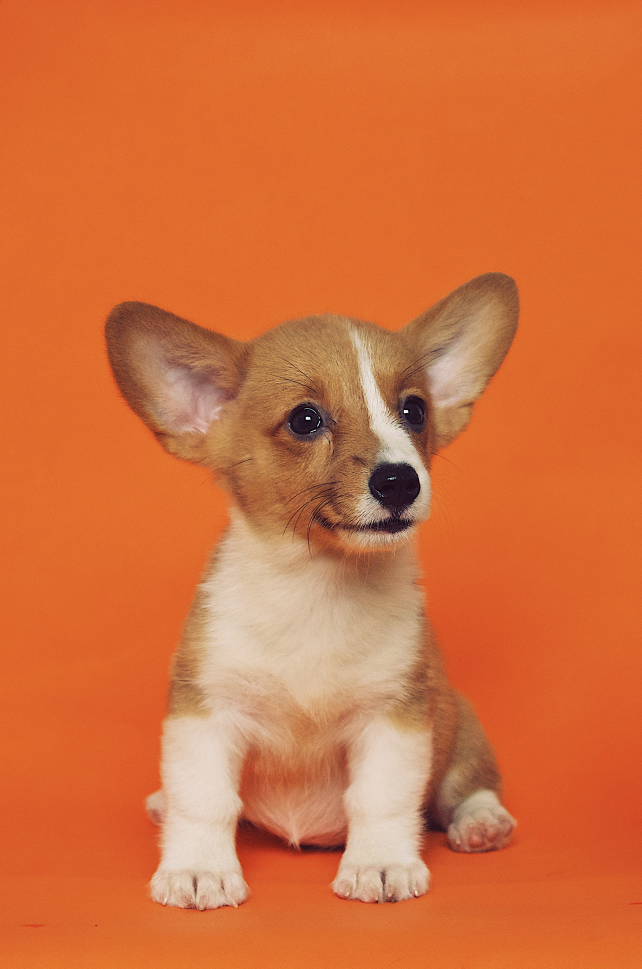
#> input picture OpenCV/dev/OpenCV/Photos/dog1.jpg, 2568 x 3876 px, found by its file name (shown at 1/4 size)
$ python draw.py
#> lines starting #> are read from the running program, lines starting #| are printed output that depends on the picture
import cv2 as cv
import numpy as np

blankImage = np.zeros((500,500,3), dtype = 'uint8')
cv.imshow('Blank', blankImage)

img = cv.imread('OpenCV/dev/OpenCV/Photos/dog1.jpg')
#> img is the input picture: shape (3876, 2568, 3); mean B, G, R 61.6, 111.9, 210.9
cv.imshow('Dog', img)

# 1. paint the image a certain color
#blankImage[200:300, 300:400] = 0,255,0
#cv.imshow('Green', blankImage)

# 2. Draw a rectangle
cv.rectangle(blankImage, (0,0), (blankImage.shape[1]//2, blankImage.shape[0]//2), (0,255,0), thickness=-1)
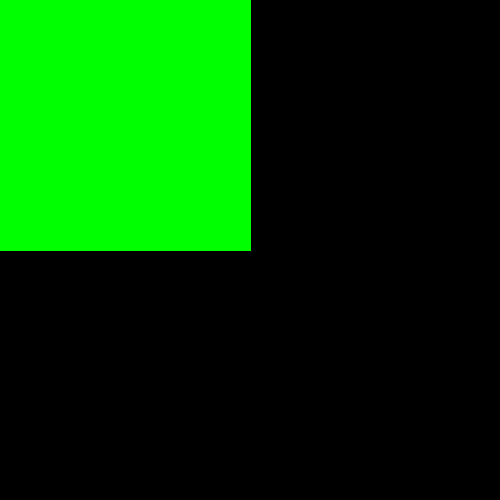
#> blankImage: shape (500, 500, 3); mean of channels 0, 1, 2 0, 64.3, 0; drawn as B, G, R
cv.imshow('Rectangle', blankImage)

# 3. Draw a circle
cv.circle(blankImage, (blankImage.shape[1]//2, blankImage.shape[0]//2), 40, (0,0,255), thickness = -1)
cv.imshow('Circle', blankImage)

# 4. Draw a line
cv.line(blankImage,(100,250), (300,400), (255,255,0), thickness=3)
cv.imshow('line', blankImage)

# 5. Write text on image
cv.putText(blankImage, 'Hello World?', (225,225), cv.FONT_HERSHEY_TRIPLEX, 1.0, (0,255,0), thickness=2)
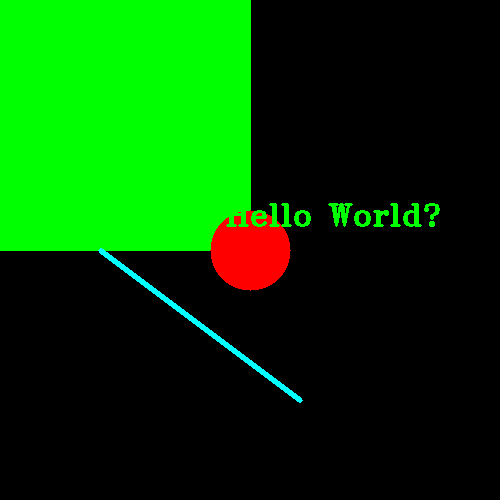
#> blankImage: shape (500, 500, 3); mean of channels 0, 1, 2 1.4, 66.3, 4.7; drawn as B, G, R
cv.imshow('Text', blankImage)

cv.waitKey(0)
